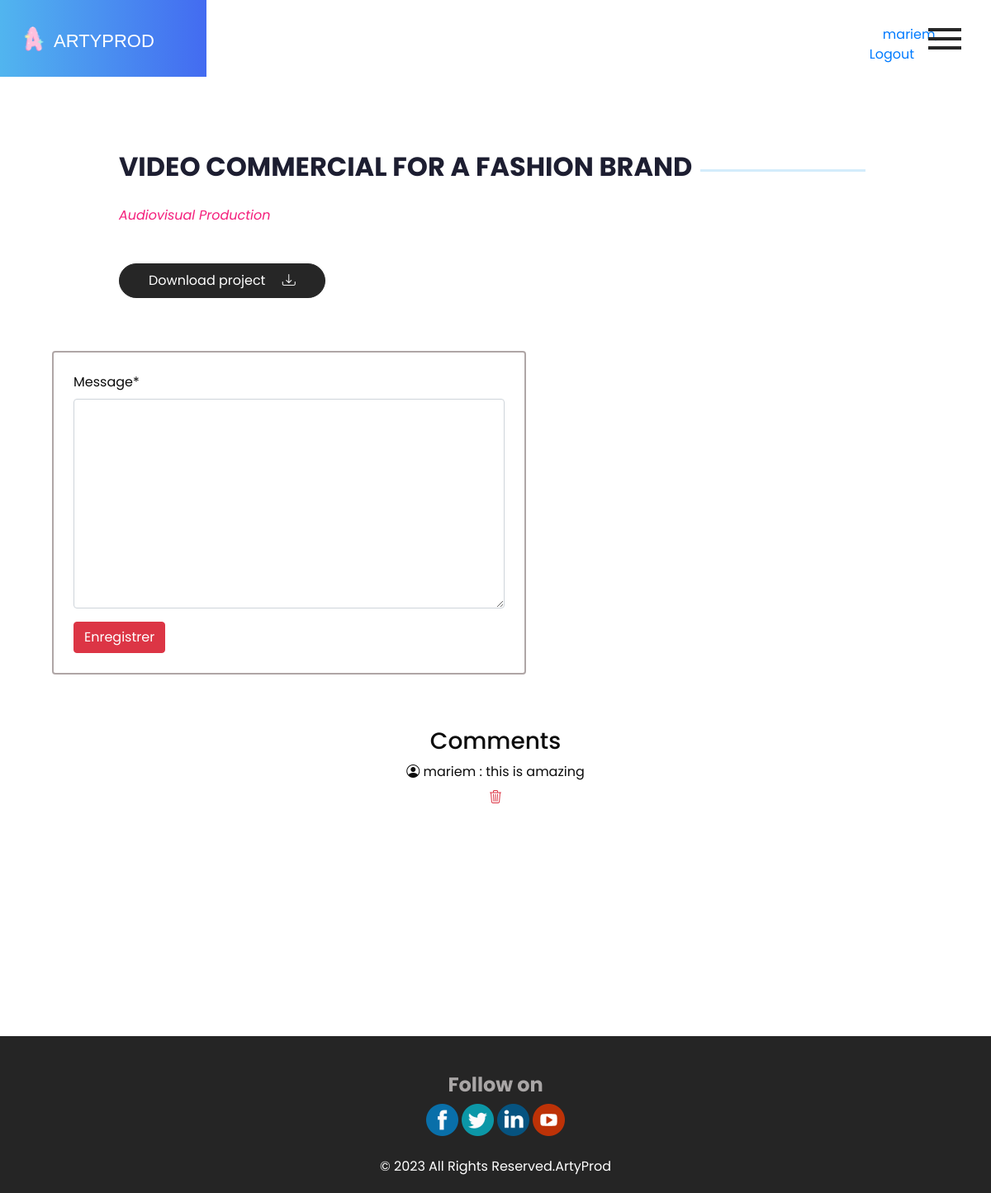
Screenshot of /details/1/ (signed in) with the database file from the repository.
### myapp/models.py (models this page shows, shortened)
class Details(models.Model):
    fichier = models.FileField(upload_to='details/')
    serviceID = models.ForeignKey(Service, on_delete=models.CASCADE)
    projetID = models.ForeignKey(Projet, on_delete=models.CASCADE)

class Projet(models.Model):
    libelle = models.CharField(max_length=100)
    description = models.TextField()
    date_debut = models.DateField()
    date_fin = models.DateField()
    acheve = models.CharField(max_length=1, choices=(('o', 'Oui'), ('n', 'Non')))
    image=models.ImageField(default='default_image.jpg',upload_to='projet/')
    userID = models.ForeignKey(User, on_delete=models.CASCADE, default='')

class Service(models.Model):
    type = models.CharField(max_length=100)
    description = models.TextField()

class Commentaire(models.Model):
    message=models.TextField()
    time=datetime.now()
    userID=models.ForeignKey(User, on_delete=models.CASCADE, default='')
    projetID=models.ForeignKey(Projet, on_delete=models.CASCADE)
    def __str__(self):
        return self.message

### myapp/views.py (the view, shortened to what this page needs)
# urls.py: path('details/<int:id>/',views.details,name="details"),
@login_required
def details(request,id):
    list = get_object_or_404(Details, projetID=id)
    form = CommentaireForm()
    commentaires=Commentaire.objects.filter(projetID=id)
    print(commentaires)
    return render(request,'myapp/projectDetails.html',{'list':list,'form':form,'commentaires':commentaires})

### myapp/forms.py
class CommentaireForm(ModelForm):
    class Meta :
        model = Commentaire
        fields = ["message"]

### myapp/templates/myapp/projectDetails.html (shortened to what this page needs)
{% load static %}
{% include 'myapp/base.html' %}
{% load crispy_forms_tags %}
<section class="about_section layout_padding">
    <div class="container">
        <div class="">
            <div class="detail-box">
                <div class="heading_container">
                    <h2 class="">
                        {{list.projetID.libelle}}
                    </h2>
                    <hr>
                </div>
                <p class="fst-italic cardtitle">{{list.serviceID.type}}</p>
                <div class="mb-5 "><a href="/media/{{list.fichier}}" download class="rounded-pill">Download
                        project <i class="bi bi-download ms-3"></i></a></div>
            </div>
        </div>
    </div>
    <div class="col-md-7">
        <div class="d-flex justify-content-center align-items-center">
            <form method='POST' class="post-form ms-5 me-5 mt-3 mb-3 p-4 rounded" style="border:#afa6a6 2px solid; ">
                {{form | crispy}}
                <button type="submit" class="btn btn-danger">Enregistrer</button>
            </form>
        </div>
    </div>
   <div class="text-center mt-5">
        <h3>Comments</h3>
        <div class="comment_list">
            {% for commentaire in commentaires %}
            <div class="comment">
                <div class="">
                    <i class="bi bi-person-circle"></i>
                    {{ commentaire.userID.username }}  : {{ commentaire.message }}
                {% if commentaire.userID == request.user %}
               <div> <form action="{% url 'delete_commentaire' commentaire.id %}" method="POST">
                    <button type="submit" class="btn"><i class="bi bi-trash3 text-danger"></i></button>
                </form>
                {% endif %}
            </div>
            </div>
            {% empty %}
            <p>No comments yet.</p>
            {% endfor %}
        </div>
    </div>
</section>
<section class="comment_section layout_padding">
</section>
{% include 'myapp/footer.html' %}
</body>
</html>

### myapp/templates/myapp/base.html (shortened to what this page needs)
{% load static %}
<!DOCTYPE html>
<html>
<head>
    <link rel="stylesheet" type="text/css"
        href="https://cdnjs.cloudflare.com/ajax/libs/OwlCarousel2/2.3.4/assets/owl.carousel.min.css" />
    <link href="https://cdn.jsdelivr.net/npm/bootstrap@5.3.0-alpha3/dist/css/bootstrap.min.css" rel="stylesheet"
>
        <link rel="stylesheet" href="https://cdn.jsdelivr.net/npm/bootstrap-icons@1.10.5/font/bootstrap-icons.css">
    <link rel="stylesheet" type="text/css" href="{% static 'css/bootstrap.css' %}" />
    <link href="{% static 'css/style.css'%}" rel="stylesheet" />
    <link href="{% static 'css/responsive.css'%}" rel="stylesheet" />
</head>
<body class="sub_page">
    <div class="hero_area">
        <header class="header_section">
            <div class="container-fluid">
                <nav class="navbar navbar-expand-lg custom_nav-container">
                    <a class="navbar-brand" href="{% url 'index' %}">
                        <img src="{% static 'images/logoo.png'%}" alt="" class="" />
                        <span>
                            ArtyProd
                        </span>
                    </a>
                    <div class="auth">
                      {% if user.is_authenticated %}
                      <a class="mx-3 text-primary">{{user}},</a>
                      <a href="{% url 'logout' %}">Logout</a>
                      {% else %}
                      <a href="{% url 'register' %}" class="mx-3">Sign Up</a>
                      <a href="{% url 'login' %}">Sign In</a>
                      {% endif %}
                  </div>
                    <div class="navbar-collapse" id="">
                        <div class="custom_menu-btn">
                            <button onclick="openNav()">
                                <span class="s-1"> </span>
                                <span class="s-2"> </span>
                                <span class="s-3"> </span>
                            </button>
                        </div>
                    </div>
                </nav>
            </div>
        </header>
    </div>

### myapp/static/css/style.css (style rules this page uses)
p { color: #272727; }
body { font-family: 'Poppins', sans-serif; color: #0c0c0c; background-color: #ffffff; }
.layout_padding { padding: 90px 0; }
.heading_container { display: -webkit-box; display: -ms-flexbox; display: flex; -webkit-box-align: center; -ms-flex-align: center; align-items: center; }
.heading_container h2 { font-weight: bold; color: #1d1e31; position: relative; text-transform: uppercase; }
.heading_container hr { margin: 0 10px; border: none; -webkit-box-flex: 1; -ms-flex: 1; flex: 1; max-width: 200px; height: 3px; background-color: #51b5ef; }
.hero_area { height: 100vh; position: relative; }
.hero_area::before { content: ""; position: absolute; top: 0; left: 0; width: 25%; min-width: 150px; height: 100%; background: -webkit-gradient(linear, left top, right top, from(#51b5ef), to(#436bf1)); background: linear-gradient(to right, #51b5ef, #436bf1); }
.sub_page .hero_area { height: auto; }
.sub_page .hero_area::before { width: 250px; }
.header_section .container-fluid { padding-right: 25px; padding-left: 25px; }
.custom_menu-btn { z-index: 9; position: absolute; right: 5px; top: 14px; }
.custom_menu-btn button { margin-top: 12px; outline: none; border: none; background-color: transparent; }
.custom_menu-btn span { display: block; width: 40px; height: 4px; background-color: #262626; margin: 7px 0; -webkit-transition: all .3s; transition: all .3s; }
a, a:hover, a:focus { text-decoration: none; }
.btn, .btn:focus { outline: none !important; -webkit-box-shadow: none; box-shadow: none; }
.navbar-brand { display: -webkit-box; display: -ms-flexbox; display: flex; -webkit-box-align: center; -ms-flex-align: center; align-items: center; font-family: 'American Typewriter', sans-serif; font-weight: 400; }
.navbar-brand img { width: 30px; margin-right: 10px; }
.navbar-brand span { text-transform: uppercase; font-size: 22px; color: #ffffff; margin-top: 5px; }
.custom_nav-container { z-index: 99999; padding: 15px 0; }
.about_section .detail-box { padding-left: 10%; }
.about_section .detail-box p { margin-top: 20px; }
.about_section .detail-box a { display: inline-block; padding: 8px 35px; background-color: #262626; color: #ffffff; border: 1px solid #262626; margin-top: 30px; }
.auth { margin-left:850px; margin-top: 15px; }
.cardtitle { color: #F41F7C; }

### myapp/static/css/responsive.css (style rules this page uses)
@media (min-width: 1200px) { .container { max-width: 1170px; } }

### rows the page displays
Details: projetID.libelle "VIDEO COMMERCIAL FOR A FASHION BRAND", serviceID.type "Audiovisual Production"
Commentaire: userID.username "mariem", message "this is amazing"

### other values shown
{{ user }} "mariem"
